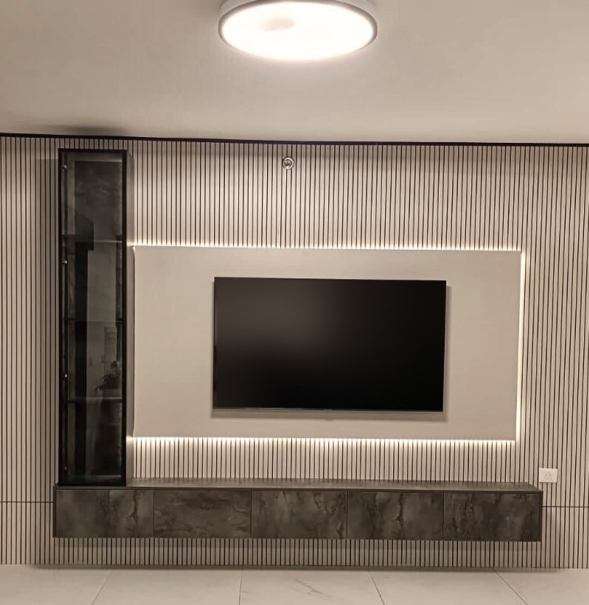
#> input picture projects/2026-10-tv-walls-series/reel/assets/dark.png, 1178 x 1210 px, found by its file name (shown at 1/2 size)
$ python reel_ext.py
#> lines starting #> are read from the running program, lines starting #| are printed output that depends on the picture; after the words box and inside, x2 and y2 are one past the last pixel; in counts of white or black regions, pixels touching at a corner belong together
#> further down, d is the input picture: shape (1210, 1178, 3); mean B, G, R 114.4, 127.8, 141.7
"""Set extension for whole-wall framing at 9:16 (R8: surroundings only; carpentry pixels untouched).
dark: ceiling rebuilt above the slat top (rows < 256 src) as a smooth per-column gradient (the ceiling lamp, cut at the
photo's top edge and burnt out, goes with it), +440 rows of that ceiling above, +130 rows of plain floor below
(stretch of the last 60 floor rows).  white: +300 rows of plain ceiling above (stretch of the top 40 ceiling rows)."""
import cv2, numpy as np
rng = np.random.default_rng(7)
def ceiling(im, k, cut, extra):
#> called with k = 2, cut = 256, extra = 440
    h, w = im.shape[:2]; f = im.astype(np.float32)
#> after `h, w = im.shape[:2]`: h = 1210; w = 1178
    a = f[200 * k:255 * k].mean(0); b = f[150 * k:175 * k].mean(0)          # per-column colour at two heights
#> after `a = f[200 * k:255 * k].mean(0)`: a = 1178 rows, first 8: [164.1, 180.2, 200.5], [118.7, 134.4, 153.8], [57.62, 73.09, 91.56], [46.57, 62.57, 80.75], [99.97, 115.9, 134.5], [150.2, 166.4, 185.6], [161.4, 177.9, 197.6], [151.9, 168.3, 187.3]
#> after `b = f[150 * k:175 * k].mean(0)`: b = 1178 rows, first 8: [80.5, 95.7, 113.1], [43.98, 58.88, 76.66], [29.24, 44.72, 61.78], [93.36, 107.8, 124.9], [127.6, 143.5, 161.7], [117, 132.2, 150.4], [109.5, 124.1, 142.7], [108.5, 123.2, 141.7]
    a = cv2.GaussianBlur(a[None], (0, 0), 60 * k)[0]; b = cv2.GaussianBlur(b[None], (0, 0), 60 * k)[0]
#> after `a = cv2.GaussianBlur(a[None], (0, 0), 60 * k)[0]`: a = 1178 rows, first 8: [87.25, 98.98, 112.4], [87.25, 98.98, 112.4], [87.25, 98.98, 112.4], [87.24, 98.97, 112.4], [87.24, 98.97, 112.4], [87.24, 98.96, 112.4], [87.23, 98.96, 112.4], [87.22, 98.95, 112.4]
#> after `b = cv2.GaussianBlur(b[None], (0, 0), 60 * k)[0]`: b = 1178 rows, first 8: [68.44, 79.04, 92.34], [68.44, 79.04, 92.34], [68.43, 79.03, 92.34], [68.43, 79.03, 92.34], [68.43, 79.03, 92.33], [68.43, 79.02, 92.33], [68.42, 79.02, 92.32], [68.41, 79.01, 92.31]
    slope = np.clip((a - b) / (65 * k), -0.04, 0.04)                        # per source px
#> slope = 1178 rows, first 8: [0.04, 0.04, 0.04], [0.04, 0.04, 0.04], [0.04, 0.04, 0.04], [0.04, 0.04, 0.04], [0.04, 0.04, 0.04], [0.04, 0.04, 0.04], [0.04, 0.04, 0.04], [0.04, 0.04, 0.04]
    ys = np.arange(-extra * k, cut * k, dtype=np.float32)[:, None, None]
    y0 = 227 * k
    c = a[None] + (ys - y0) * slope[None] * 0.5
    c += rng.normal(0, 1.2, c.shape).astype(np.float32)
    out = np.vstack([c, f[cut * k:]])
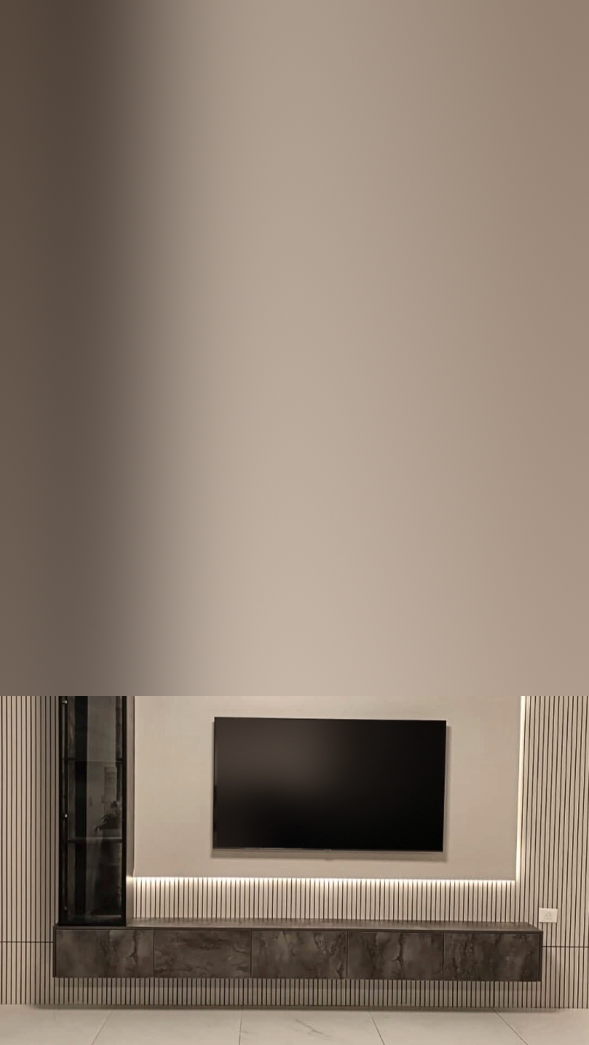
#> out: shape (2090, 1178, 3) float32 (shown at 1/2 size); mean of channels 0, 1, 2 114, 127.8, 142.7; drawn as B, G, R
    bl = 24 * k; s = extra * k + cut * k                                   # blend the seam into the real ceiling
    for i in range(bl):
        t = i / bl; out[s - bl + i] = (1 - t) * out[s - bl + i] + t * f[cut * k - bl + i]
    return np.clip(out, 0, 255).astype(np.uint8)
def floor(im, k, extra):
#> called with k = 2, extra = 130
    f = cv2.resize(im[-60 * k:], (im.shape[1], (60 + extra) * k), interpolation=cv2.INTER_CUBIC)
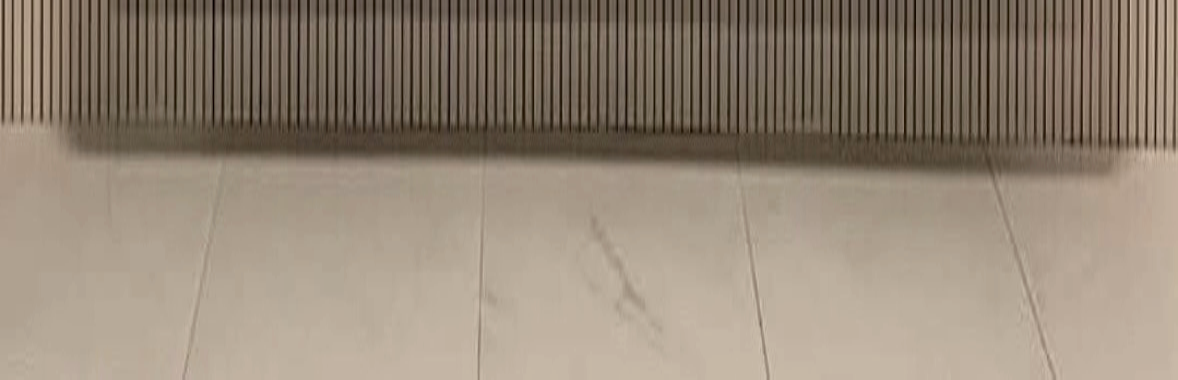
#> f: shape (380, 1178, 3); mean of channels 0, 1, 2 118.1, 134.1, 148; drawn as B, G, R
    return np.vstack([im[:-60 * k], f])
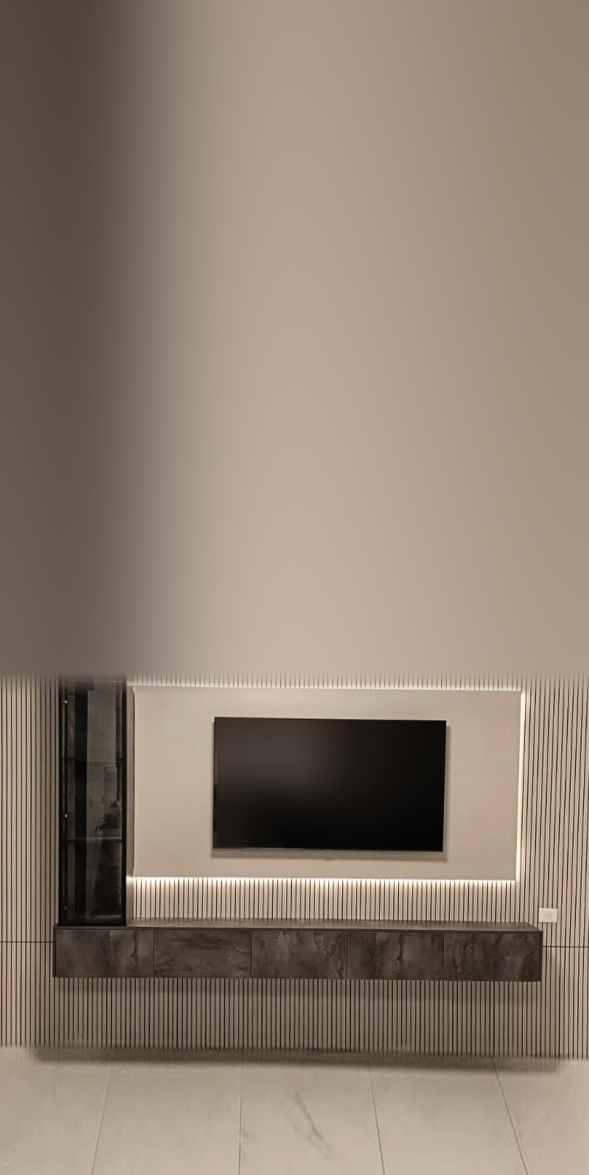
#> returned value: shape (2350, 1178, 3) (shown at 1/2 size); mean of channels 0, 1, 2 114.3, 128.2, 142.8; drawn as B, G, R
d = cv2.imread("reel/assets/dark.png")
d = floor(ceiling(d, 2, 256, 440), 2, 130); cv2.imwrite("reel/assets/dark_ext.png", d); print("dark_ext", d.shape)
#| dark_ext (2350, 1178, 3)
bd = cv2.imread("reel/assets/dark_bloom.jpg"); bd[:256] = 0
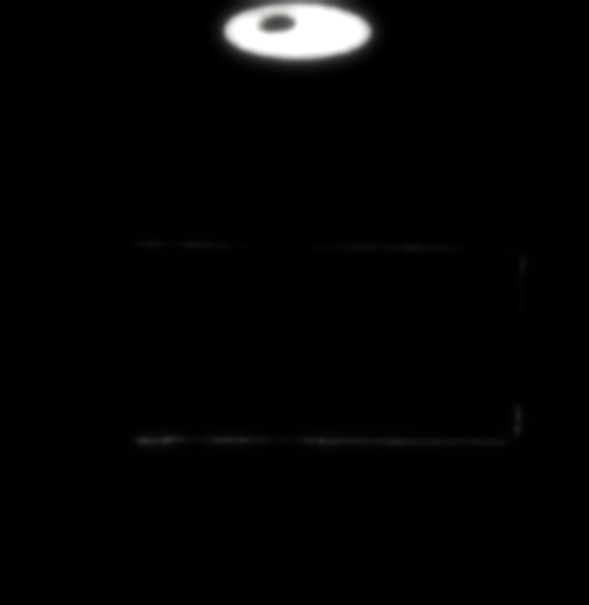
#> input picture projects/2026-10-designed-walls/reel/assets/dark_bloom.jpg, 1178 x 1210 px, found by its file name (shown at 1/2 size)
#> further down, bd is the input picture: shape (1210, 1178, 3); mean B, G, R 4.9, 4.9, 4.9
#> after `bd[:256] = 0`: bd: shape (1210, 1178, 3); 3.67% of pixels changed, all inside (x1, y1, x2, y2) = (408, 0, 782, 163)
bd = np.vstack([np.zeros((440, bd.shape[1], 3), np.uint8), bd, np.zeros((130, bd.shape[1], 3), np.uint8)])
#> bd: shape (1780, 1178, 3)
cv2.imwrite("reel/assets/dark_ext_bloom.jpg", bd)
for f, k in [("white.png", 2), ("white_bloom.jpg", 1)]:
    im = cv2.imread(f"reel/assets/{f}")
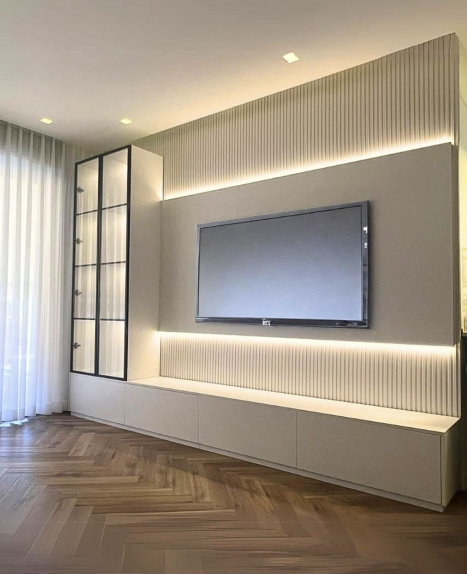
#> input picture projects/2026-10-tv-walls-series/input/white.png, 934 x 1147 px, found by its file name (shown at 1/2 size)
#> im is the input picture: shape (1147, 934, 3); mean B, G, R 132.6, 147.2, 159.2
    top = cv2.resize(im[:40 * k], (im.shape[1], 340 * k), interpolation=cv2.INTER_CUBIC)
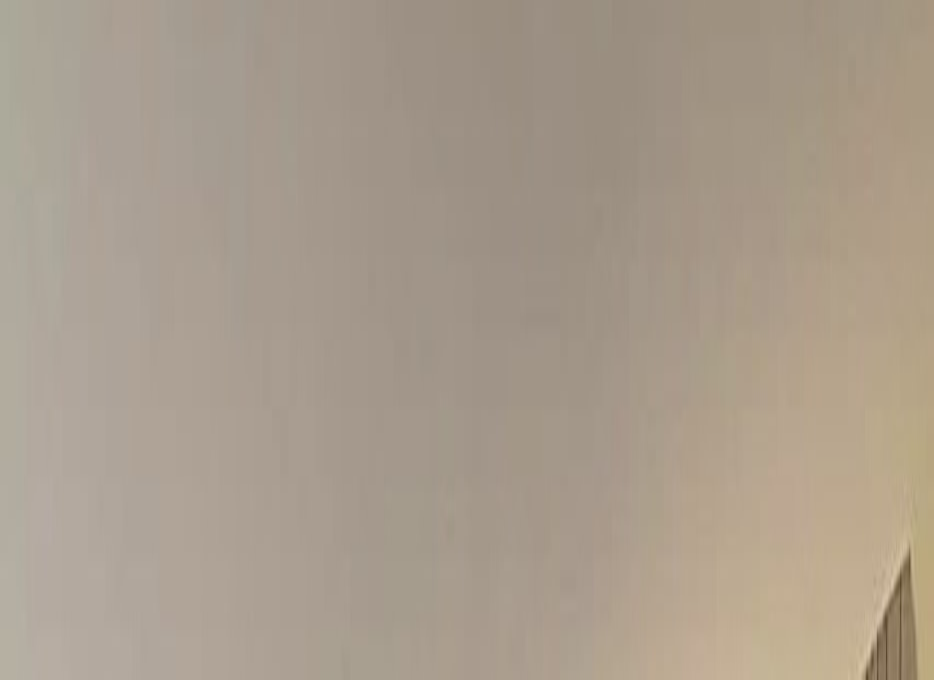
#> top: shape (680, 934, 3); mean B, G, R 141.4, 156.6, 169.4
    if f.endswith(".jpg"): top[:] = 0
    cv2.imwrite(f"reel/assets/{f.replace('white', 'white_ext')}", np.vstack([top, im[40 * k:]]))
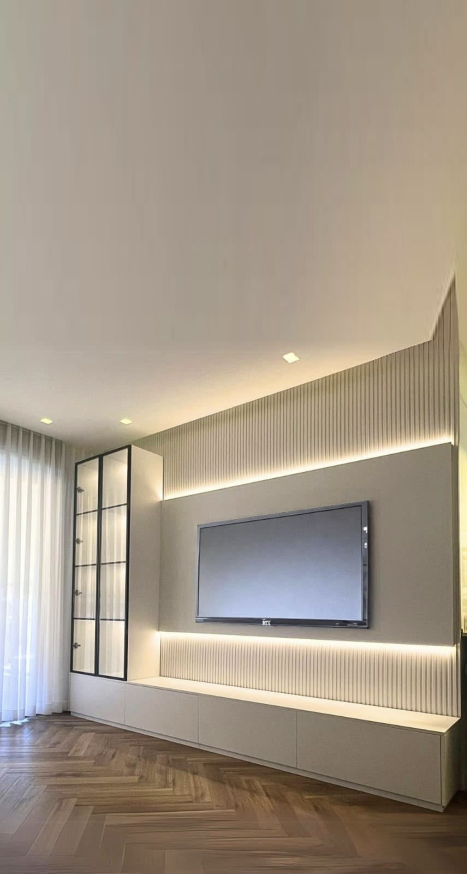
#> saved as white_ext.png: shape (1747, 934, 3) (shown at 1/2 size); mean B, G, R 135.6, 150.4, 162.7
#> pass 2 of the loop `for f, k in [("white.png", 2), ("white_bloom.jpg", 1)]:`:
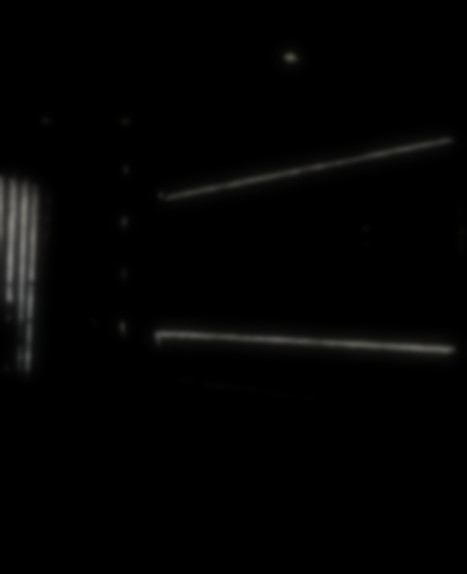
#> input picture projects/2026-10-designed-walls/reel/assets/white_bloom.jpg, 934 x 1148 px, found by its file name (shown at 1/2 size)
#> im is the input picture: shape (1148, 934, 3); mean B, G, R 3, 3.2, 3.2
#> top: shape (340, 934, 3); every value is 0
#> `cv2.imwrite(f"reel/assets/{f.replace('white', 'white_ext')}", np.vstac..`:
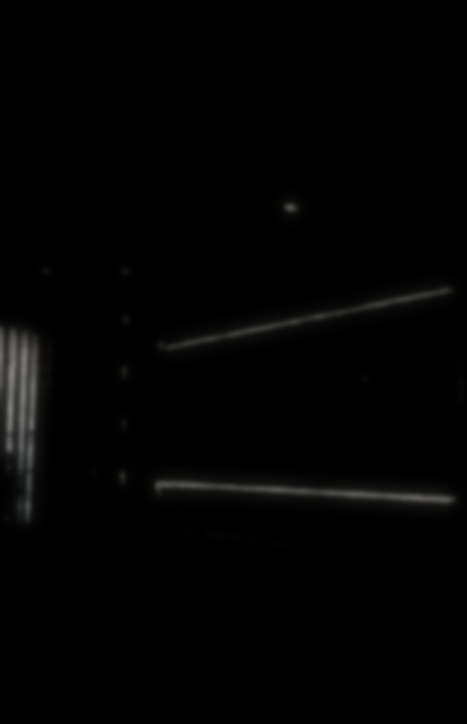
#> saved as white_ext_bloom.jpg: shape (1448, 934, 3) (shown at 1/2 size); mean B, G, R 2.4, 2.5, 2.5
print("white_ext", cv2.imread("reel/assets/white_ext.png").shape)
